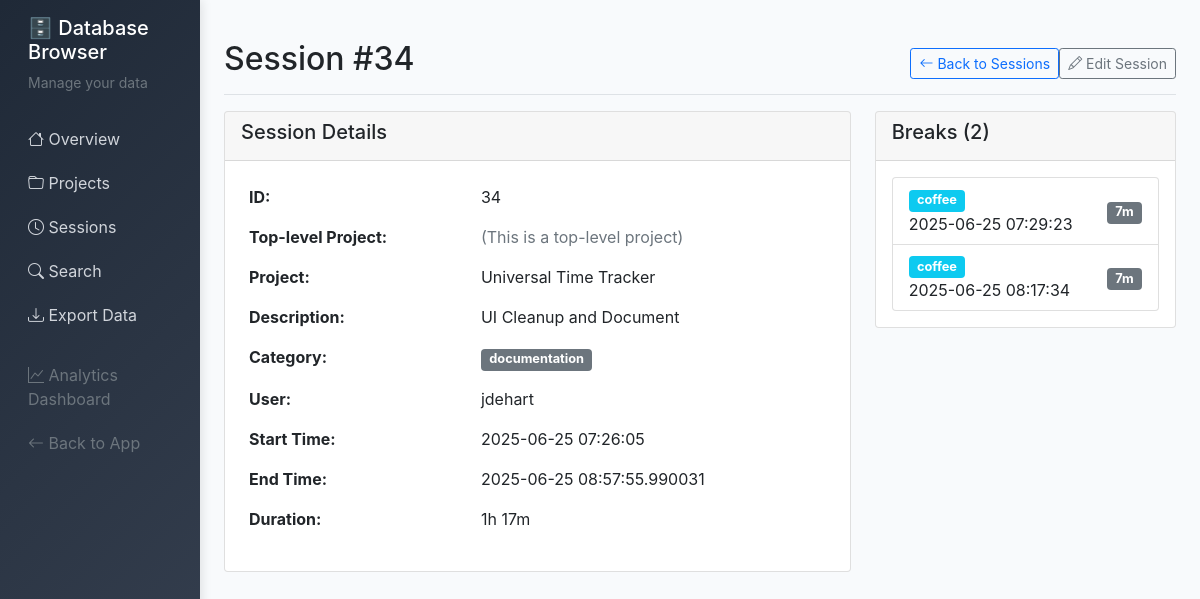
Screenshot of /db/sessions/34 with the database file from the repository.
### server/src/models.py (models this page shows, shortened)
    class Session(db.Model):
        __tablename__ = 'sessions'
        id = db.Column(db.Integer, primary_key=True)
        project_id = db.Column(db.Integer, db.ForeignKey('projects.id'), nullable=False)
        start_time = db.Column(db.DateTime, default=datetime.now)
        end_time = db.Column(db.DateTime)
        duration_minutes = db.Column(db.Integer)
        category = db.Column(db.String(50), default='development')
        description = db.Column(db.Text, nullable=False)
        git_commits = db.Column(db.Text)  # JSON string
        userid = db.Column(db.String(100), nullable=False)
        breaks = db.relationship('Break', backref='session', lazy=True, cascade='all, delete-orphan')
        @property
        def git_commits_list(self):
            """Get git commits as a list"""
            if self.git_commits:
                try:
                    return json.loads(self.git_commits)
                except:
                    return []
            return []

class Project:
    __tablename__ = 'projects'

    class Break(db.Model):
        __tablename__ = 'breaks'
        id = db.Column(db.Integer, primary_key=True)
        session_id = db.Column(db.Integer, db.ForeignKey('sessions.id'), nullable=False)
        start_time = db.Column(db.DateTime, default=datetime.now)
        end_time = db.Column(db.DateTime)
        duration_minutes = db.Column(db.Integer)
        break_type = db.Column(db.String(50), default='break')

### server/src/db_browser.py (the view, shortened to what this page needs)
@db_browser.route('/db/sessions/<int:session_id>')
def session_detail(session_id):
    conn = get_db_connection()
    session = conn.execute('''
        SELECT s.*, p.name as project_name, p.parent_id as project_parent_id, p.id as project_id
        FROM sessions s
        JOIN projects p ON s.project_id = p.id
        WHERE s.id = ?
    ''', (session_id,)).fetchone()
    if not session:
        conn.close()
        flash('Session not found', 'error')
        return redirect(url_for('db_browser.sessions'))
    toplevel_project = None
    breaks = conn.execute('SELECT * FROM breaks WHERE session_id = ? ORDER BY start_time',
                         (session_id,)).fetchall()
    conn.close()
    return render_template('db_browser/session_detail.html', session=session, breaks=breaks, toplevel_project=toplevel_project)

### server/src/db_browser.py (called while the page is built)
def get_db_connection():
    database_path = os.environ.get('DATABASE_PATH', '/app/data/timetracker.db')
    conn = sqlite3.connect(database_path)
    conn.row_factory = sqlite3.Row
    return conn

### server/src/templates/db_browser/session_detail.html (shortened to what this page needs)
{% extends "db_browser/base.html" %}
{% block content %}
<div class="d-flex justify-content-between flex-wrap flex-md-nowrap align-items-center pt-3 pb-2 mb-3 border-bottom">
    <h1 class="h2">Session #{{ session.id }}</h1>
    <div class="btn-toolbar mb-2 mb-md-0">
        <a href="{{ url_for('db_browser.sessions', project=request.args.get('project'), category=request.args.get('category'), date_from=request.args.get('date_from'), date_to=request.args.get('date_to')) }}" class="btn btn-sm btn-outline-primary">
            <i class="bi bi-arrow-left"></i> Back to Sessions
        </a>
        <a href="{{ url_for('db_browser.edit_session', session_id=session.id) }}" class="btn btn-sm btn-outline-secondary">
            <i class="bi bi-pencil"></i> Edit Session
        </a>
    </div>
</div>
<div class="row">
    <div class="col-md-8">
        <div class="card mb-4">
            <div class="card-header">
                <h5>Session Details</h5>
            </div>
            <div class="card-body">
                <table class="table table-borderless">
                    <tr>
                        <td><strong>ID:</strong></td>
                        <td>{{ session.id }}</td>
                    </tr>
                    <tr>
                        <td><strong>Top-level Project:</strong></td>
                        <td>
                            {% if toplevel_project %}
                                <a href="{{ url_for('db_browser.project_detail', project_id=toplevel_project.id) }}">
                                    <i class="bi bi-folder"></i> {{ toplevel_project.name }}
                                </a>
                            {% else %}
                                <span class="text-muted">(This is a top-level project)</span>
                            {% endif %}
                        </td>
                    </tr>
                    <tr>
                        <td><strong>Project:</strong></td>
                        <td>{{ session.project_name }}</td>
                    </tr>
                    <tr>
                        <td><strong>Description:</strong></td>
                        <td>{{ session.description }}</td>
                    </tr>
                    <tr>
                        <td><strong>Category:</strong></td>
                        <td><span class="badge bg-secondary">{{ session.category }}</span></td>
                    </tr>
                    <tr>
                        <td><strong>User:</strong></td>
                        <td>{{ session.userid }}</td>
                    </tr>
                    <tr>
                        <td><strong>Start Time:</strong></td>
                        <td>
                            {% if session.start_time %}
                                {% set date_parts = session.start_time.split('T') %}
                                {{ date_parts[0] }}
                            {% else %}
                                -
                            {% endif %}
                        </td>
                    </tr>
                    <tr>
                        <td><strong>End Time:</strong></td>
                        <td>
                            {% if session.end_time %}
                                {% set date_parts = session.end_time.split('T') %}
                                {{ date_parts[0] }}
                            {% else %}
                                <span class="badge bg-warning">Active</span>
                            {% endif %}
                        </td>
                    </tr>
                    <tr>
                        <td><strong>Duration:</strong></td>
                        <td>
                            {% if session.duration_minutes %}
                                {% set hours = session.duration_minutes // 60 %}
                                {% set minutes = session.duration_minutes % 60 %}
                                {% if hours > 0 %}
                                    {{ hours }}h {{ minutes }}m
                                {% else %}
                                    {{ minutes }}m
                                {% endif %}
                            {% else %}
                                -
                            {% endif %}
                        </td>
                    </tr>
                </table>
            </div>
        </div>
    </div>
    <div class="col-md-4">
        <div class="card mb-4">
            <div class="card-header">
                <h5>Breaks ({{ breaks|length }})</h5>
            </div>
            <div class="card-body">
                {% if breaks %}
                <ul class="list-group">
                    {% for br in breaks %}
                    <li class="list-group-item d-flex justify-content-between align-items-center">
                        <div>
                            <span class="badge bg-info">{{ br.break_type }}</span>
                            <br>
                            {% if br.start_time %}
                                {% set date_parts = br.start_time.split('T') %}
                                {{ date_parts[0] }}
                            {% endif %}
                        </div>
                        <div class="text-end">
                            {% if br.duration_minutes %}
                                <span class="badge bg-secondary">{{ br.duration_minutes }}m</span>
                            {% endif %}
                        </div>
                    </li>
                    {% endfor %}
                </ul>
                {% else %}
                <div class="text-center text-muted">No breaks recorded for this session.</div>
                {% endif %}
            </div>
        </div>
    </div>
</div>
{% endblock %}

### server/src/templates/db_browser/base.html (style rules this page uses)
:root { --primary-color: #2563eb; --success-color: #16a34a; --warning-color: #ca8a04; --danger-color: #dc2626; --info-color: #0891b2; --dark-color: #1f2937; --light-color: #f8fafc; --border-color: #e2e8f0; }
body { background-color: var(--light-color); font-family: 'Inter', -apple-system, BlinkMacSystemFont, sans-serif; }
.badge { font-size: 0.8rem; }
.table { border-radius: 8px; overflow: hidden; }

### rows the page displays
Project: project_name "Universal Time Tracker"
Break: break_type "coffee", start_time "2025-06-25 07:29:23", duration_minutes "7"
Break: break_type "coffee", start_time "2025-06-25 08:17:34", duration_minutes "7"

### other values shown
{{ session.id }} "34"
{{ session.description }} "UI Cleanup and Document"
{{ session.category }} "documentation"
{{ session.userid }} "jdehart"
{{ date_parts[0] }} "2025-06-25 07:26:05"
{{ date_parts[0] }} "2025-06-25 08:57:55.990031"
{{ hours }} "1"
{{ minutes }} "17"
{{ breaks|length }} "2"
